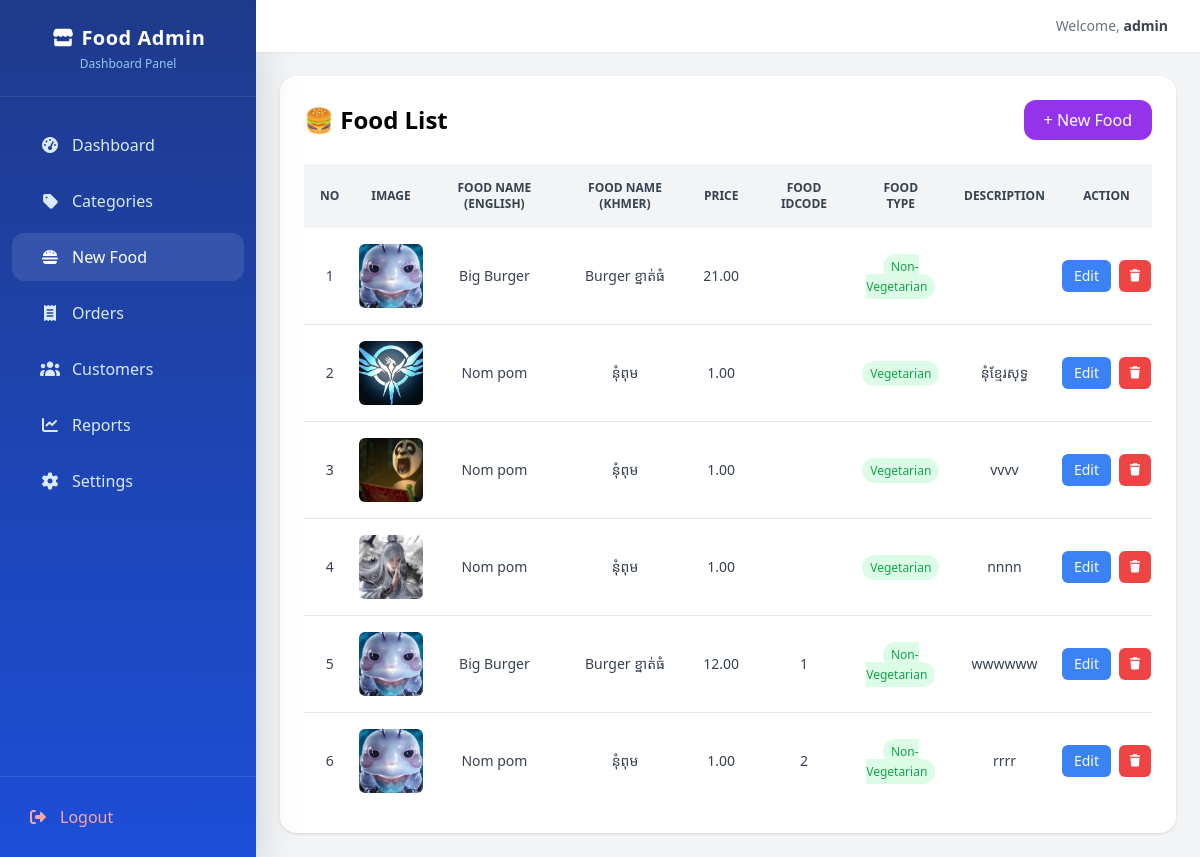
Screenshot of /app/Views/admin/newfood.php (signed in) with the database file from the repository.
### tables this page shows
CREATE TABLE `new_foods` (
  `id` int(11) NOT NULL,
  `food_name_english` varchar(100) DEFAULT NULL,
  `food_name_khmer` varchar(100) DEFAULT NULL,
  `price` decimal(10,2) DEFAULT NULL,
  `photo` varchar(255) DEFAULT NULL,
  `food_type` varchar(50) DEFAULT NULL,
  `category_id` int(11) DEFAULT NULL,
  `created_at` timestamp NULL DEFAULT current_timestamp(),
  `descrip` varchar(200) DEFAULT NULL
);

### app/Controllers/admin/NewFoodController.php (called while the page is built, shortened)
<?php
require_once __DIR__ . "/../../Models/admin/NewFood.php";
class NewFoodController
    {
        private $newFoodModel;
        public function __construct($db)
        {
            $this->newFoodModel = new NewFood($db);
        }
        public function show(){
            return $this->newFoodModel->getAllNewFoods();
        }
    }
?>

### app/Models/admin/NewFood.php (called while the page is built, shortened)
<?php
    class NewFood
{
        private $db;
        public function __construct($con)
    {
        $this->db = $con;
    }
    public function getAllNewFoods()
    {
        $stmt = $this->db->prepare("SELECT * FROM new_foods");
        $stmt->execute();
        $rows = $stmt->fetchAll(PDO::FETCH_ASSOC);
        return $rows;
    }
}
?>

### app/Views/admin/newfood.php (the view, shortened to what this page needs)
<?php
require_once __DIR__ . "/../../Controllers/admin/NewFoodController.php";
require_once __DIR__ . "/../../Controllers/admin/CategoriesController.php";
$newFoodController = new NewFoodController($con);
$newFoods = $newFoodController->show();
?>
<!DOCTYPE html>
<html lang="en">
<head>
    <script src="https://cdn.tailwindcss.com"></script>
    <?php include __DIR__ . "/../components/cdns.php"; ?>
</head>
<body class="bg-gray-100 font-sans">
    <div class="w-64 h-screen bg-blue-700 text-white fixed top-0 left-0">
        <?php include __DIR__ . "/menubar.php"; ?>
    </div>
    <div class="ml-64">
        <header class="bg-white shadow-sm px-8 py-4 flex justify-end items-center gap-3 sticky top-0 z-10">
            <span class="text-gray-500 text-sm">
                Welcome,
                <span class="font-semibold text-gray-700">
                    <?php echo htmlspecialchars($_SESSION['username']); ?>
                </span>
            </span>
        </header>
        <div class="p-6">
            <div class="w-full max-w-[1400px] mx-auto bg-white p-6 rounded-2xl shadow">
                <div class="flex justify-between items-center mb-6">
                    <h1 class="text-2xl font-bold">🍔 Food List</h1>
                    <label for="foodModal"
                        class="bg-purple-600 text-white px-5 py-2 rounded-xl hover:bg-purple-700 cursor-pointer">
                        + New Food
                    </label>
                </div>
                <div class="overflow-x-auto text-sm">
                    <table class="w-full text-sm">
                        <thead class="bg-gray-100 text-gray-700 uppercase text-xs text-center">
                            <tr>
                                <th class="p-4">No</th>
                                <th class="p-4">Image</th>
                                <th class="p-4">Food Name (English)</th>
                                <th class="p-4">Food Name (Khmer)</th>
                                <th class="p-4">Price</th>
                                <th class="p-4">Food IDCode</th>
                                <th class="p-4">Food Type</th>
                                <th class="p-4">Description</th>
                                <th class="p-4 text-center">Action</th>
                            </tr>
                        </thead>
                        <tbody class="divide-y divide-gray-200">
                            <?php foreach ($newFoods as $newfood) { ?>
                            <tr class="hover:bg-gray-50 transition text-center">
                                <td class="py-4 text-sm text-gray-700">
                                    <?php echo $newfood['id']; ?>
                                </td>
                                <td class="py-4">
                                    <div class="flex justify-center">
                                        <img src="/Online-Food-Order/public/image/newfood/<?php echo $newfood['photo']; ?>"
                                            class="w-16 h-16 object-cover rounded-md">
                                    </div>
                                </td>
                                <td class="py-4 text-sm text-gray-700 truncate">
                                    <?php echo $newfood['food_name_english']; ?>
                                </td>
                                <td class="py-4 text-sm text-gray-700 truncate">
                                    <?php echo $newfood['food_name_khmer']; ?>
                                </td>
                                <td class="py-4 text-sm text-gray-700">
                                    <?php echo $newfood['price']; ?>
                                </td>
                                <td class="py-4 text-sm text-gray-700">
                                    <?php echo $newfood['category_id']; ?>
                                <td class="py-4">
                                    <span class="px-2 py-1 text-xs rounded-full bg-green-100 text-green-600">
                                        <?php echo $newfood['food_type']; ?>
                                    </span>
                                </td>
                                <td class="py-4 text-sm text-gray-700 truncate">
                                    <?php echo $newfood['descrip']; ?>
                                </td>
                                <td class="py-4">
                                    <div class="flex justify-center items-center gap-2">
                                        <a href="editCategory.php?id=<?php echo $newfood['id']; ?>"
                                            class="h-8 px-3 flex items-center bg-blue-500 hover:bg-blue-600 text-white text-sm rounded-md transition">
                                            Edit
                                        </a>
                                        <a href="deleteCategory.php?delete_id=<?php echo $newfood['id']; ?>"
                                            onclick="return confirm('Are you sure you want to delete this item?');"
                                            class="h-8 w-8 flex items-center justify-center bg-red-500 hover:bg-red-600 text-white rounded-md transition">
                                            <i class="fas fa-trash text-xs"></i>
                                        </a>
                                    </div>
                                </td>
                            </tr>
                            <?php } ?>
                        </tbody>
                    </table>
                </div>
            </div>
        </div>
    </div>
</body>
</html>

### rows the page displays
new_foods: id "1", photo (picture), food_name_english "Big Burger", food_name_khmer "Burger ខ្នាត់ធំ", price "21.00", food_type "Non-Vegetarian"
new_foods: id "2", photo (picture), food_name_english "Nom pom", food_name_khmer "នុំពុម", price "1.00", food_type "Vegetarian", descrip "នុំខ្មែរសុទ្ធ"
new_foods: id "3", photo (picture), food_name_english "Nom pom", food_name_khmer "នុំពុម", price "1.00", food_type "Vegetarian", descrip "vvvv"
new_foods: id "4", photo (picture), food_name_english "Nom pom", food_name_khmer "នុំពុម", price "1.00", food_type "Vegetarian", descrip "nnnn"
new_foods: id "5", photo (picture), food_name_english "Big Burger", food_name_khmer "Burger ខ្នាត់ធំ", price "12.00", category "1", food_type "Non-Vegetarian", descrip "wwwwww"
new_foods: id "6", photo (picture), food_name_english "Nom pom", food_name_khmer "នុំពុម", price "1.00", category "2", food_type "Non-Vegetarian", descrip "rrrr"

### other values shown
$menu[2] "Dashboard"
$menu[2] "Categories"
$menu[2] "New Food"
$menu[2] "Orders"
$menu[2] "Customers"
$menu[2] "Reports"
$menu[2] "Settings"
$_SESSION['username'] "admin"
